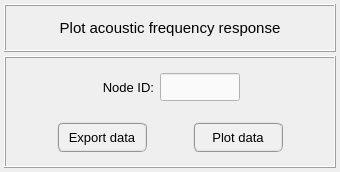
<?xml version="1.0" encoding="UTF-8"?>
<ui version="4.0">
 <class>Form</class>
 <widget class="QWidget" name="Form">
  <property name="geometry">
   <rect>
    <x>0</x>
    <y>0</y>
    <width>340</width>
    <height>172</height>
   </rect>
  </property>
  <property name="minimumSize">
   <size>
    <width>0</width>
    <height>172</height>
   </size>
  </property>
  <property name="maximumSize">
   <size>
    <width>16777215</width>
    <height>172</height>
   </size>
  </property>
  <property name="windowTitle">
   <string>Form</string>
  </property>
  <layout class="QGridLayout" name="gridLayout_8">
   <property name="leftMargin">
    <number>4</number>
   </property>
   <property name="topMargin">
    <number>4</number>
   </property>
   <property name="rightMargin">
    <number>4</number>
   </property>
   <property name="bottomMargin">
    <number>4</number>
   </property>
   <property name="spacing">
    <number>4</number>
   </property>
   <item row="0" column="0">
    <widget class="QFrame" name="frame_title">
     <property name="minimumSize">
      <size>
       <width>0</width>
       <height>48</height>
      </size>
     </property>
     <property name="maximumSize">
      <size>
       <width>520</width>
       <height>48</height>
      </size>
     </property>
     <property name="frameShape">
      <enum>QFrame::Box</enum>
     </property>
     <property name="frameShadow">
      <enum>QFrame::Raised</enum>
     </property>
     <property name="lineWidth">
      <number>1</number>
     </property>
     <layout class="QGridLayout" name="gridLayout_7">
      <property name="leftMargin">
       <number>0</number>
      </property>
      <property name="topMargin">
       <number>0</number>
      </property>
      <property name="rightMargin">
       <number>0</number>
      </property>
      <property name="bottomMargin">
       <number>0</number>
      </property>
      <property name="spacing">
       <number>0</number>
      </property>
      <item row="0" column="0">
       <widget class="QLabel" name="label">
        <property name="minimumSize">
         <size>
          <width>0</width>
          <height>30</height>
         </size>
        </property>
        <property name="maximumSize">
         <size>
          <width>452</width>
          <height>30</height>
         </size>
        </property>
        <property name="font">
         <font>
          <family>MS Shell Dlg 2</family>
          <pointsize>11</pointsize>
          <weight>50</weight>
          <italic>false</italic>
          <bold>false</bold>
         </font>
        </property>
        <property name="text">
         <string>Plot acoustic frequency response</string>
        </property>
        <property name="textFormat">
         <enum>Qt::AutoText</enum>
        </property>
        <property name="alignment">
         <set>Qt::AlignCenter</set>
        </property>
       </widget>
      </item>
     </layout>
    </widget>
   </item>
   <item row="1" column="0">
    <widget class="QFrame" name="frame_main">
     <property name="minimumSize">
      <size>
       <width>0</width>
       <height>0</height>
      </size>
     </property>
     <property name="maximumSize">
      <size>
       <width>520</width>
       <height>460</height>
      </size>
     </property>
     <property name="font">
      <font>
       <pointsize>11</pointsize>
      </font>
     </property>
     <property name="frameShape">
      <enum>QFrame::Box</enum>
     </property>
     <property name="frameShadow">
      <enum>QFrame::Raised</enum>
     </property>
     <layout class="QGridLayout" name="gridLayout_4">
      <property name="leftMargin">
       <number>4</number>
      </property>
      <property name="topMargin">
       <number>4</number>
      </property>
      <property name="rightMargin">
       <number>4</number>
      </property>
      <property name="bottomMargin">
       <number>4</number>
      </property>
      <property name="horizontalSpacing">
       <number>4</number>
      </property>
      <property name="verticalSpacing">
       <number>0</number>
      </property>
      <item row="0" column="1">
       <widget class="QFrame" name="frame_numerator_2">
        <property name="minimumSize">
         <size>
          <width>0</width>
          <height>48</height>
         </size>
        </property>
        <property name="maximumSize">
         <size>
          <width>16777215</width>
          <height>16777215</height>
         </size>
        </property>
        <property name="frameShape">
         <enum>QFrame::NoFrame</enum>
        </property>
        <property name="frameShadow">
         <enum>QFrame::Raised</enum>
        </property>
        <layout class="QGridLayout" name="gridLayout_2">
         <property name="leftMargin">
          <number>2</number>
         </property>
         <property name="topMargin">
          <number>2</number>
         </property>
         <property name="rightMargin">
          <number>2</number>
         </property>
         <property name="bottomMargin">
          <number>2</number>
         </property>
         <property name="horizontalSpacing">
          <number>6</number>
         </property>
         <property name="verticalSpacing">
          <number>2</number>
         </property>
         <item row="0" column="2">
          <widget class="QLineEdit" name="lineEdit_node_id">
           <property name="minimumSize">
            <size>
             <width>80</width>
             <height>28</height>
            </size>
           </property>
           <property name="maximumSize">
            <size>
             <width>80</width>
             <height>28</height>
            </size>
           </property>
           <property name="font">
            <font>
             <pointsize>10</pointsize>
            </font>
           </property>
           <property name="styleSheet">
            <string notr="true">QLineEdit{color: rgb(0, 0, 0); background-color: rgb(250, 250, 250)}
QLineEdit:disabled{color: rgb(100, 100, 100); background-color: rgb(240, 240, 240)}</string>
           </property>
           <property name="text">
            <string/>
           </property>
           <property name="alignment">
            <set>Qt::AlignCenter</set>
           </property>
          </widget>
         </item>
         <item row="0" column="0">
          <spacer name="horizontalSpacer_4">
           <property name="orientation">
            <enum>Qt::Horizontal</enum>
           </property>
           <property name="sizeHint" stdset="0">
            <size>
             <width>40</width>
             <height>20</height>
            </size>
           </property>
          </spacer>
         </item>
         <item row="0" column="1">
          <widget class="QLabel" name="label_11">
           <property name="minimumSize">
            <size>
             <width>100</width>
             <height>28</height>
            </size>
           </property>
           <property name="maximumSize">
            <size>
             <width>100</width>
             <height>28</height>
            </size>
           </property>
           <property name="font">
            <font>
             <family>MS Shell Dlg 2</family>
             <pointsize>10</pointsize>
             <weight>50</weight>
             <italic>false</italic>
             <bold>false</bold>
            </font>
           </property>
           <property name="text">
            <string>Node ID:</string>
           </property>
           <property name="alignment">
            <set>Qt::AlignRight|Qt::AlignTrailing|Qt::AlignVCenter</set>
           </property>
          </widget>
         </item>
         <item row="0" column="3">
          <widget class="QFrame" name="frame_2">
           <property name="minimumSize">
            <size>
             <width>40</width>
             <height>28</height>
            </size>
           </property>
           <property name="maximumSize">
            <size>
             <width>40</width>
             <height>28</height>
            </size>
           </property>
           <property name="frameShape">
            <enum>QFrame::NoFrame</enum>
           </property>
           <property name="frameShadow">
            <enum>QFrame::Raised</enum>
           </property>
          </widget>
         </item>
         <item row="0" column="4">
          <spacer name="horizontalSpacer_5">
           <property name="orientation">
            <enum>Qt::Horizontal</enum>
           </property>
           <property name="sizeHint" stdset="0">
            <size>
             <width>40</width>
             <height>20</height>
            </size>
           </property>
          </spacer>
         </item>
        </layout>
       </widget>
      </item>
      <item row="1" column="1">
       <widget class="QFrame" name="frame_buttons">
        <property name="minimumSize">
         <size>
          <width>0</width>
          <height>48</height>
         </size>
        </property>
        <property name="maximumSize">
         <size>
          <width>16777215</width>
          <height>16777215</height>
         </size>
        </property>
        <property name="frameShape">
         <enum>QFrame::NoFrame</enum>
        </property>
        <property name="frameShadow">
         <enum>QFrame::Raised</enum>
        </property>
        <layout class="QGridLayout" name="gridLayout_11">
         <property name="leftMargin">
          <number>0</number>
         </property>
         <property name="topMargin">
          <number>0</number>
         </property>
         <property name="rightMargin">
          <number>0</number>
         </property>
         <property name="bottomMargin">
          <number>0</number>
         </property>
         <property name="spacing">
          <number>0</number>
         </property>
         <item row="0" column="0">
          <spacer name="horizontalSpacer_2">
           <property name="orientation">
            <enum>Qt::Horizontal</enum>
           </property>
           <property name="sizeHint" stdset="0">
            <size>
             <width>40</width>
             <height>20</height>
            </size>
           </property>
          </spacer>
         </item>
         <item row="0" column="1">
          <widget class="QPushButton" name="pushButton_export_data">
           <property name="minimumSize">
            <size>
             <width>90</width>
             <height>30</height>
            </size>
           </property>
           <property name="maximumSize">
            <size>
             <width>90</width>
             <height>30</height>
            </size>
           </property>
           <property name="font">
            <font>
             <family>MS Shell Dlg 2</family>
             <pointsize>10</pointsize>
             <weight>50</weight>
             <italic>false</italic>
             <bold>false</bold>
            </font>
           </property>
           <property name="styleSheet">
            <string notr="true">QPushButton{border-radius: 6px; border-color: rgb(150, 150, 150); border-style: ridge; border-width: 2px; color: rgb(0, 0, 0); background-color: rgb(240, 240, 240)}
QPushButton:hover{border-radius: 6px; border-color: rgb(0, 170, 255); border-style: ridge; border-width: 2px; color: rgb(0, 0, 0); background-color: rgba(174, 213, 255, 100)}
QPushButton:pressed{border-radius: 6px; border-color: rgb(0, 170, 255); border-style: ridge; border-width: 2px; color: rgb(0, 0, 0); background-color: rgb(174, 213, 255)}
QPushButton:disabled{border-radius: 6px; border-color: rgb(150, 150, 150); border-style: ridge; border-width: 0px; color: rgb(150,150, 150); background-color: rgb(220, 220, 220)}</string>
           </property>
           <property name="text">
            <string>Export data</string>
           </property>
           <property name="flat">
            <bool>false</bool>
           </property>
          </widget>
         </item>
         <item row="0" column="3">
          <widget class="QPushButton" name="pushButton_plot_data">
           <property name="minimumSize">
            <size>
             <width>90</width>
             <height>30</height>
            </size>
           </property>
           <property name="maximumSize">
            <size>
             <width>90</width>
             <height>30</height>
            </size>
           </property>
           <property name="font">
            <font>
             <family>MS Shell Dlg 2</family>
             <pointsize>10</pointsize>
             <weight>50</weight>
             <italic>false</italic>
             <bold>false</bold>
            </font>
           </property>
           <property name="styleSheet">
            <string notr="true">QPushButton{border-radius: 6px; border-color: rgb(150, 150, 150); border-style: ridge; border-width: 2px; color: rgb(0, 0, 0); background-color: rgb(240, 240, 240)}
QPushButton:hover{border-radius: 6px; border-color: rgb(0, 170, 255); border-style: ridge; border-width: 2px; color: rgb(0, 0, 0); background-color: rgba(174, 213, 255, 100)}
QPushButton:pressed{border-radius: 6px; border-color: rgb(0, 170, 255); border-style: ridge; border-width: 2px; color: rgb(0, 0, 0); background-color: rgb(174, 213, 255)}
QPushButton:disabled{border-radius: 6px; border-color: rgb(150, 150, 150); border-style: ridge; border-width: 0px; color: rgb(150,150, 150); background-color: rgb(220, 220, 220)}</string>
           </property>
           <property name="text">
            <string>Plot data</string>
           </property>
          </widget>
         </item>
         <item row="0" column="2">
          <spacer name="horizontalSpacer">
           <property name="orientation">
            <enum>Qt::Horizontal</enum>
           </property>
           <property name="sizeHint" stdset="0">
            <size>
             <width>40</width>
             <height>20</height>
            </size>
           </property>
          </spacer>
         </item>
         <item row="0" column="4">
          <spacer name="horizontalSpacer_3">
           <property name="orientation">
            <enum>Qt::Horizontal</enum>
           </property>
           <property name="sizeHint" stdset="0">
            <size>
             <width>40</width>
             <height>20</height>
            </size>
           </property>
          </spacer>
         </item>
        </layout>
       </widget>
      </item>
     </layout>
    </widget>
   </item>
  </layout>
 </widget>
 <resources/>
 <connections/>
</ui>
